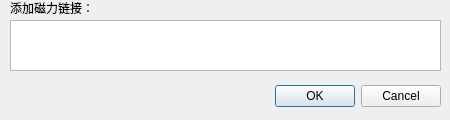
<?xml version="1.0" encoding="UTF-8"?>
<ui version="4.0">
 <class>MagnetDialog</class>
 <widget class="QDialog" name="MagnetDialog">
  <property name="geometry">
   <rect>
    <x>0</x>
    <y>0</y>
    <width>450</width>
    <height>120</height>
   </rect>
  </property>
  <property name="sizePolicy">
   <sizepolicy hsizetype="Expanding" vsizetype="Expanding">
    <horstretch>0</horstretch>
    <verstretch>0</verstretch>
   </sizepolicy>
  </property>
  <property name="minimumSize">
   <size>
    <width>450</width>
    <height>120</height>
   </size>
  </property>
  <property name="maximumSize">
   <size>
    <width>450</width>
    <height>120</height>
   </size>
  </property>
  <property name="windowTitle">
   <string>添加Magnet</string>
  </property>
  <widget class="QDialogButtonBox" name="buttonBox">
   <property name="geometry">
    <rect>
     <x>140</x>
     <y>80</y>
     <width>301</width>
     <height>32</height>
    </rect>
   </property>
   <property name="orientation">
    <enum>Qt::Horizontal</enum>
   </property>
   <property name="standardButtons">
    <set>QDialogButtonBox::Cancel|QDialogButtonBox::Ok</set>
   </property>
  </widget>
  <widget class="QLabel" name="label">
   <property name="geometry">
    <rect>
     <x>10</x>
     <y>0</y>
     <width>81</width>
     <height>16</height>
    </rect>
   </property>
   <property name="text">
    <string>添加磁力链接：</string>
   </property>
  </widget>
  <widget class="QTextEdit" name="textEdit">
   <property name="geometry">
    <rect>
     <x>10</x>
     <y>20</y>
     <width>431</width>
     <height>51</height>
    </rect>
   </property>
  </widget>
 </widget>
 <resources/>
 <connections>
  <connection>
   <sender>buttonBox</sender>
   <signal>accepted()</signal>
   <receiver>MagnetDialog</receiver>
   <slot>accept()</slot>
   <hints>
    <hint type="sourcelabel">
     <x>248</x>
     <y>101</y>
    </hint>
    <hint type="destinationlabel">
     <x>157</x>
     <y>104</y>
    </hint>
   </hints>
  </connection>
  <connection>
   <sender>buttonBox</sender>
   <signal>rejected()</signal>
   <receiver>MagnetDialog</receiver>
   <slot>reject()</slot>
   <hints>
    <hint type="sourcelabel">
     <x>310</x>
     <y>101</y>
    </hint>
    <hint type="destinationlabel">
     <x>286</x>
     <y>104</y>
    </hint>
   </hints>
  </connection>
 </connections>
</ui>
